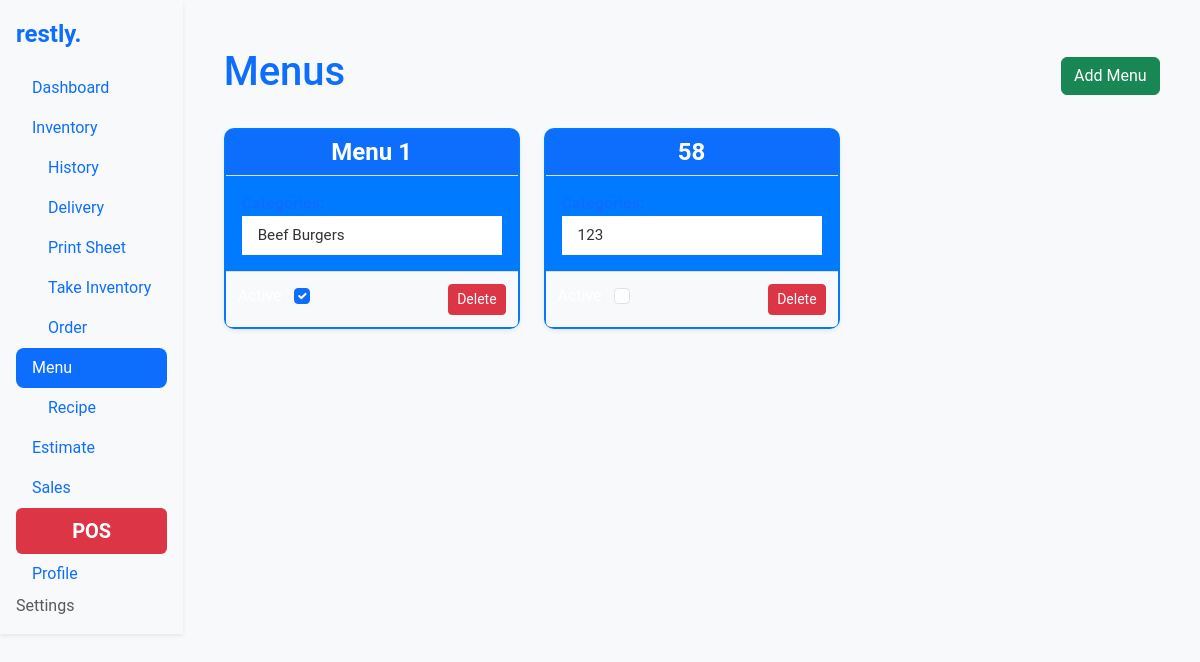
Before: /menu/ with the older database file.
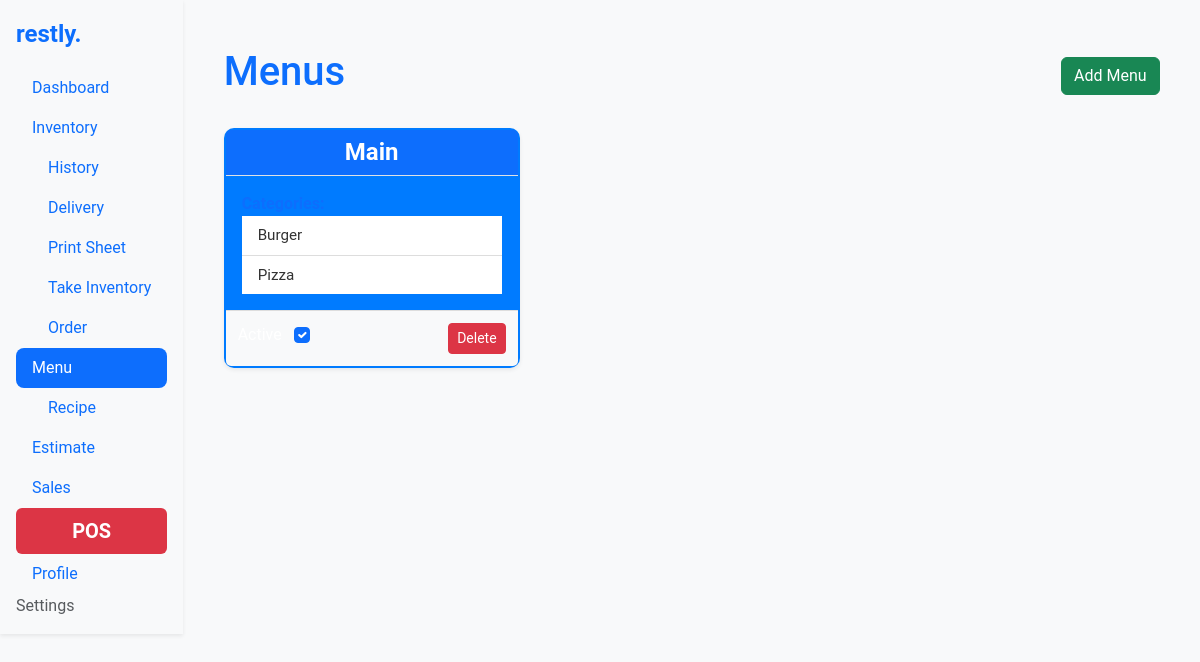
After: the same page with the newer database file.
### menu/models.py (models this page shows, shortened)
class Menu(models.Model):
    name = models.CharField(max_length=255, unique=True)
    slug = models.SlugField(max_length=255, unique=True, blank=True)
    is_active = models.BooleanField(default=False)

class MenuCategory(models.Model):
    name = models.CharField(max_length=255)
    slug = models.SlugField(max_length=255, unique=True, blank=True)
    menu = models.ForeignKey(Menu, on_delete=models.CASCADE, related_name="categories")
    order = models.PositiveIntegerField(default=1)
    is_active = models.BooleanField(default=True)
    class Meta:
        ordering = ['order']
        unique_together = ('name', 'menu')

### menu/views.py (the view)
# urls.py: path('', views.menu_list, name='menu_list'),
def menu_list(request):
    menus = Menu.objects.all()
    error_flag = False
    if request.method == "POST":
        menu_id = request.POST.get('menu_id')
        if menu_id:
            menu = Menu.objects.get(id=menu_id)
            menu.is_active = not menu.is_active
            menu.save()
            messages.success(request, f"Menu '{menu.name}' is now active!")
            return redirect('menu_list')
        if "delete_menu_id" in request.POST:
            menu_id = int(request.POST["delete_menu_id"])
            menu = get_object_or_404(Menu, id=menu_id)
            menu.delete()
            messages.success(request, f"Menu '{menu.name}' deleted successfully!")
            return redirect("menu_list")
        form = MenuForm(request.POST)
        if form.is_valid():
            form.save()
            messages.success(request, "Menu added successfully!")
            return redirect('menu_list')
        else:
            error_flag = True
    else:
        form = MenuForm()
    context = {
        'menus': menus,
        'form': form,
        'error_flag': error_flag,
    }
    return render(request, 'menu/menu_list.html', context)

### menu/forms.py
class MenuForm(forms.ModelForm):
    class Meta:
        model = Menu
        fields = ['name']

### menu/templates/menu/menu_list.html (shortened to what this page needs)
{% extends 'base.html' %}
{% block content %}
<div class="container my-4">
    <div class="d-flex justify-content-between align-items-center mb-4">
        <h1 class="text-primary">Menus</h1>
        <button class="btn btn-success" data-bs-toggle="modal" data-bs-target="#addMenuModal">
             Add Menu
        </button>
    </div>
    <div class="row g-4">
        {% for menu in menus %}
        <div class="col-md-4">
            <div class="card shadow-sm h-100 menu-box {% if menu.is_active %}active{% endif %}">
                <a href="{% url 'menu_detail' menu.slug %}" class="text-decoration-none">
                    <div class="card-header bg-primary text-white text-center">
                        <h3 class="menu-title">{{ menu.name }}</h3>
                    </div>
                    <div class="card-body">
                        <ul class="list-group list-group-flush">
                            <b>Categories:</b>
                            {% for category in menu.categories.all|slice:":3" %}
                            <li class="list-group-item">
                                {{ category.name }}
                            </li>
                            {% empty %}
                            <li class="list-group-item text-muted">No categories available</li>
                            {% endfor %}
                        </ul>
                    </div>
                </a>
                <div class="card-footer text-center d-flex justify-content-between">
                    <form method="post" class="d-inline">
                        <label class="form-check-label me-2">Active</label>
                        <input type="checkbox" onchange="this.form.submit()" {% if menu.is_active %}checked{% endif %} class="form-check-input">
                    </form>
                    <button class="btn btn-danger btn-sm" data-bs-toggle="modal" data-bs-target="#deleteMenuModal-{{ menu.id }}">
                         Delete
                    </button>
                </div>
            </div>
        </div>
        {% empty %}
        <div class="col-12">
            <p class="text-muted text-center">No menus available.</p>
        </div>
        {% endfor %}
    </div>
</div>
{% endblock %}

Changed rows visible on the page:
removed Menu: name "Menu 1", is_active "☑"
removed MenuCategory: name "Beef Burgers", shown under "Menu 1"
removed Menu: name "58"
removed MenuCategory: name "123", shown under "58"
added Menu: name "Main", is_active "☑"
added MenuCategory: name "Burger", shown under "Main"
added MenuCategory: name "Pizza", shown under "Main"
